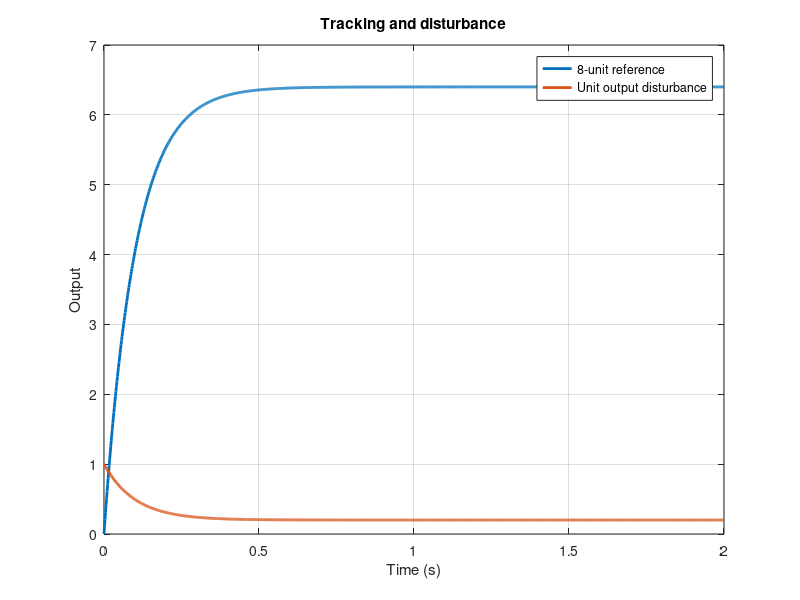

Recreate this plot in MATLAB.
% MECH321 — Dynamics of Engineering Systems | TYUT 2026
% Paired with the corresponding Python L07 file. Control System Toolbox is required.
% Each script writes its lecture figure to Code/Figures/MATLAB.
clear; close all; clc;
fig = figure('Color','w','Position',[100 100 900 440]);
s=tf('s'); G=4/(s+2); T=feedback(2*G,1); S=feedback(1,2*G); t=linspace(0,2,1200); plot(t,step(8*T,t),'LineWidth',2); hold on; plot(t,step(S,t),'LineWidth',2); legend('8-unit reference','Unit output disturbance'); xlabel('Time (s)'); ylabel('Output'); title('Tracking and disturbance'); assert(abs(dcgain(T)-0.8)<1e-10);
grid on;
out = fullfile(fileparts(fileparts(mfilename('fullpath'))),'Figures','MATLAB');
if ~exist(out,'dir'), mkdir(out); end
exportgraphics(fig,fullfile(out,'L07.png'),'Resolution',200);
disp('L07 complete');
